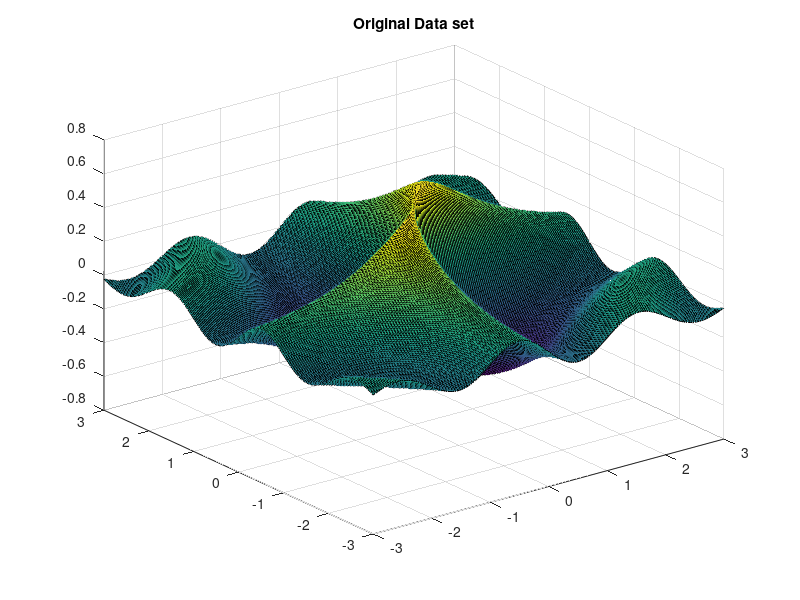

MATLAB code to generate this figure: (Note: this script raises an error after producing the figure.)
addpath('../../HBF1');
addpath('../../HBF1/model_functions');
addpath('../../HBF1/update_rules_GD/Stochastic_gracient_descent');
addpath('../../HBF1/derivatives_c');
addpath('../../HBF1/derivatives_t');
addpath('../../../common/squared_error_risk');
addpath('../../../common/visualize_centers')
addpath('../../../common/cross_validation/standard_train_cv_test_validation')
addpath('../../../common')
addpath('../../../common/MNIST')
addpath('../../../common/kernel_functions')
addpath('../../../RBF_multivariant_regression/RBF');
addpath('../../../common/data_generation/synthetic_data_2D')
%% create data from range
% start_val = -6;
% end_val = 6;
% sqrtN = 200; %N = sqrtN*sqrtN
% N = sqrtN*sqrtN
start_val = -3;
end_val = 3;
sqrtN = 200; %N = sqrtN*sqrtN
N = sqrtN*sqrtN
fprintf('N = %d\n',N);
x_range = linspace(start_val, end_val, sqrtN);
y_range = linspace(start_val, end_val, sqrtN);
%% make meshgrid
[X,Y] = meshgrid(x_range, y_range);
Z = ((X.^2 + Y.^2).^(-1) ) .* sin(X .* Y); %% sinBxy
figure
surf(X,Y,Z);
title('Original Data set')
%% create data set for training alg 
[ X_data,Y_data] = make_data_from_meshgrid( X,Y,Z );
%% predict
% load('./rbf_real');
% F_data = rbf_real_mdl.predict_data_set(X_data)';
% [D, center] = size(best_iteration_mdl.t)
% size(F_data);
%%
load('./results/r_18feb_j2/test_error_vs_iterations1.mat')
[D, centers] = size(best_iteration_mdl.t)
F_data = best_iteration_mdl.predict_data_set(X_data)';
size(F_data);
%% make the data back to mesh from training data
[Xp,Yp,Zp] = make_meshgrid_data_from_training_data( X_data,F_data' );
figure
surf(Xp,Yp,Zp);
title(sprintf('Reconstructed function, number of centers = %d',center))